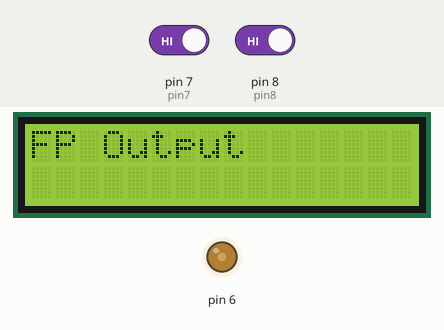
The sketch below on a simulated Arduino Uno, built with avr-gcc and run on an emulated ATmega328P. On the bench: 16×2 character LCD, output pins drawn as LEDs (lit = HIGH). The test bench sets the inputs (shaded band); at power-on: pin 7 (pin7) HIGH, pin 8 (pin8) HIGH.

Above: at 1.2 s.
1.3 s: pin 7 (pin7) driven LOW
At 2.5 s:
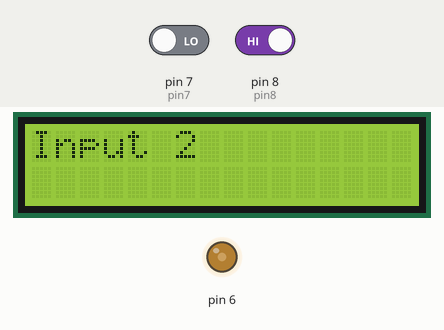
2.8 s: pin 8 (pin8) driven LOW
At 3.7 s:
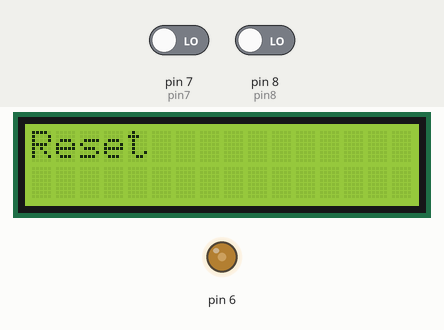
4.3 s: pin 7 (pin7) driven HIGH
At 4.8 s:
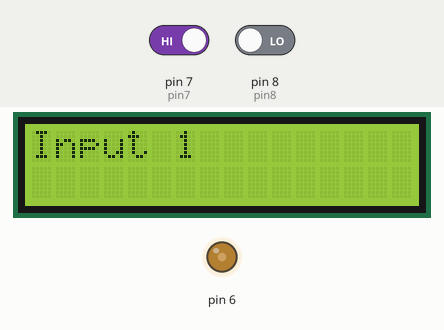
5.8 s: pin 8 (pin8) driven HIGH
At 7.2 s:
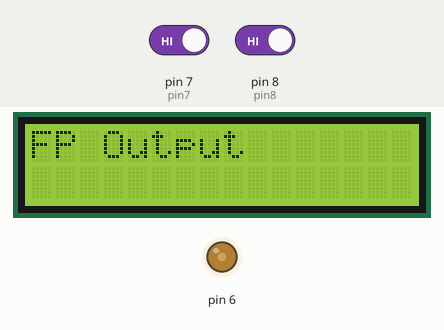
Timing chart, 0 to 8.3 s (numbered marks = the images above; inputs shaded):
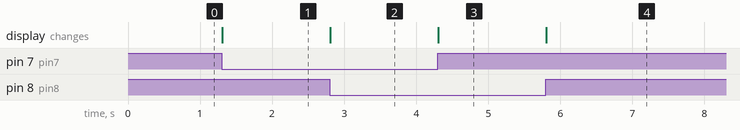

Measured:
- after the input at 1.3 s, the display: changes at once (image 1)
- after the input at 2.8 s, the display: changes at once (image 2)
- after the input at 4.3 s, the display: changes at once (image 3)
- after the input at 5.8 s, the display: changes at once (image 4)

The sketch:

16x2_LCD_Interface.ino
```cpp
#include <LiquidCrystal.h>
int pin7  = 7;
int pin8  = 8;
int Contrast  = 90;
LiquidCrystal lcd(12, 11, 5, 4, 3, 2);

 void setup()
 {
    pinMode(pin7,INPUT);
    pinMode(pin8,INPUT);
    analogWrite(6,Contrast);
    lcd.begin(16, 2);
 }
void loop()
 {
    while(1)
    {
      while((digitalRead(pin8)==0) && (digitalRead(pin7)==0))
      {
        lcd.setCursor(0,0);
        lcd.print("Reset");
      }
      lcd.clear();
      while((digitalRead(pin8)==0) && (digitalRead(pin7)==1))
      {
        lcd.setCursor(0,0);
        lcd.print("Input 1");
      }
      lcd.clear();
      while((digitalRead(pin8)==1) && (digitalRead(pin7)==0))
      {
        lcd.setCursor(0,0);
        lcd.print("Input 2");
      }
      lcd.clear();
      while((digitalRead(pin8)==1) && (digitalRead(pin7)==1))
      {
        lcd.setCursor(0,0);
        lcd.print("FP Output");
      }
      lcd.clear();
  }
 }
```
